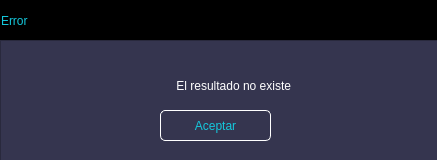
<?xml version="1.0" encoding="UTF-8"?>
<ui version="4.0">
 <class>MainWindow</class>
 <widget class="QMainWindow" name="MainWindow">
  <property name="geometry">
   <rect>
    <x>0</x>
    <y>0</y>
    <width>437</width>
    <height>160</height>
   </rect>
  </property>
  <property name="windowTitle">
   <string>MainWindow</string>
  </property>
  <widget class="QWidget" name="centralwidget">
   <widget class="QFrame" name="frame_superior">
    <property name="geometry">
     <rect>
      <x>0</x>
      <y>0</y>
      <width>441</width>
      <height>41</height>
     </rect>
    </property>
    <property name="styleSheet">
     <string notr="true">QFrame{
background-color:rgb(0, 0, 0);
}

QPushButton{
background-color: #000000ff;
border-radius:20px;
}

QPushButton:hover{
background-color:rgb(53, 53, 79);
border-radius:20px;
}</string>
    </property>
    <property name="frameShape">
     <enum>QFrame::StyledPanel</enum>
    </property>
    <property name="frameShadow">
     <enum>QFrame::Raised</enum>
    </property>
    <layout class="QHBoxLayout" name="horizontalLayout">
     <property name="spacing">
      <number>0</number>
     </property>
     <property name="leftMargin">
      <number>0</number>
     </property>
     <property name="topMargin">
      <number>0</number>
     </property>
     <property name="rightMargin">
      <number>0</number>
     </property>
     <property name="bottomMargin">
      <number>0</number>
     </property>
     <item>
      <widget class="QLabel" name="label">
       <property name="styleSheet">
        <string notr="true">font:87 12pt&quot;Arial Black&quot;;
color:rgb(20,200,220);</string>
       </property>
       <property name="text">
        <string>Error</string>
       </property>
      </widget>
     </item>
     <item>
      <spacer name="horizontalSpacer">
       <property name="orientation">
        <enum>Qt::Horizontal</enum>
       </property>
       <property name="sizeHint" stdset="0">
        <size>
         <width>368</width>
         <height>20</height>
        </size>
       </property>
      </spacer>
     </item>
     <item>
      <widget class="QPushButton" name="bt_cerrar">
       <property name="minimumSize">
        <size>
         <width>40</width>
         <height>40</height>
        </size>
       </property>
       <property name="text">
        <string/>
       </property>
       <property name="icon">
        <iconset>
         <normaloff>Imágenes/cerrar2.png</normaloff>Imágenes/cerrar2.png</iconset>
       </property>
       <property name="iconSize">
        <size>
         <width>30</width>
         <height>30</height>
        </size>
       </property>
      </widget>
     </item>
    </layout>
   </widget>
   <widget class="QFrame" name="frame_3">
    <property name="geometry">
     <rect>
      <x>0</x>
      <y>40</y>
      <width>441</width>
      <height>151</height>
     </rect>
    </property>
    <property name="styleSheet">
     <string notr="true">QFrame{
background-color:rgb(53,53,79);
}

QPushButton{
font:87 12pt&quot;Arial Black&quot;;
background-color:#000000ff;
color:rgb(20,200,220);
border-radius:5px;
border:1px solid white;
}


QPushButton:hover{
background-color:black;
}</string>
    </property>
    <property name="frameShape">
     <enum>QFrame::StyledPanel</enum>
    </property>
    <property name="frameShadow">
     <enum>QFrame::Raised</enum>
    </property>
    <widget class="QPushButton" name="Aceptar">
     <property name="geometry">
      <rect>
       <x>160</x>
       <y>70</y>
       <width>111</width>
       <height>31</height>
      </rect>
     </property>
     <property name="text">
      <string>Aceptar</string>
     </property>
     <property name="checkable">
      <bool>false</bool>
     </property>
     <property name="autoRepeat">
      <bool>false</bool>
     </property>
    </widget>
    <widget class="QLabel" name="label_2">
     <property name="geometry">
      <rect>
       <x>130</x>
       <y>30</y>
       <width>161</width>
       <height>31</height>
      </rect>
     </property>
     <property name="styleSheet">
      <string notr="true">font:87 10pt&quot;Arial Black&quot;;
color:rgb(255,255,255);</string>
     </property>
     <property name="text">
      <string>El resultado no existe</string>
     </property>
     <property name="alignment">
      <set>Qt::AlignRight|Qt::AlignTrailing|Qt::AlignVCenter</set>
     </property>
    </widget>
   </widget>
  </widget>
 </widget>
 <resources/>
 <connections/>
</ui>
